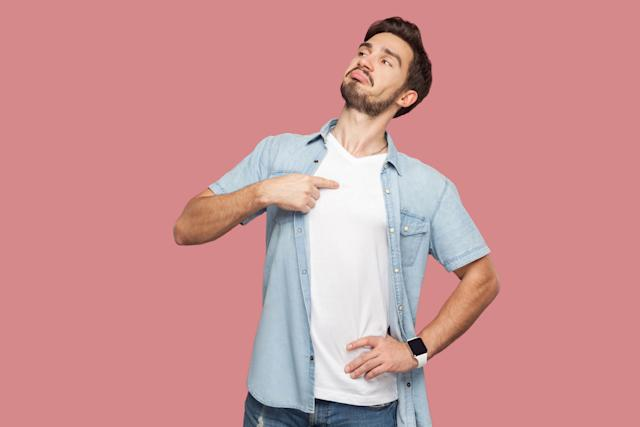
#> input picture data/2-persona.jpg, 640 x 427 px, found by its file name
$ jupyter execute segmentacion-hsv.ipynb
#> lines starting #> are read from the running program, lines starting #| are printed output that depends on the picture; after the words box and inside, x2 and y2 are one past the last pixel; in counts of white or black regions, pixels touching at a corner belong together
# Segementación a traves de la codificación HSV

#### Carga de librerías

[cell 1]
import cv2

#### Carga de la imagen de prueba

[cell 2]
img = cv2.imread(r'..\data\2-persona.jpg')
#> img is the input picture: shape (427, 640, 3); mean B, G, R 148.2, 146.9, 205.6

#### Binalización

[cell 3]
def bin_hsv(img, h_range:list=[0,255], s_range:list=[0,255], v_range:list=[0,255], transform_hsv:bool=True):
#> called with transform_hsv = True
    if(transform_hsv):
        img_hsv = cv2.cvtColor(img, cv2.COLOR_BGR2HSV)
#> img_hsv: shape (427, 640, 3); mean H, S, V 150, 80.8, 208.7
    else:
        img_hsv = img
    h_bin = cv2.threshold(img_hsv[:,:,0],h_range[0],255,0)[1]*cv2.threshold(img_hsv[:,:,0],h_range[1],1,cv2.THRESH_BINARY_INV)[1]
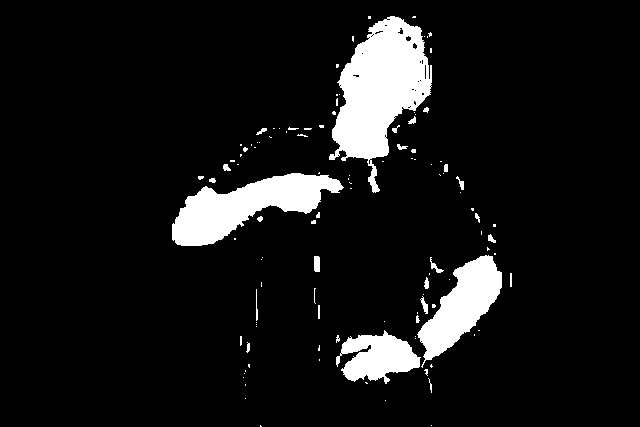
#> h_bin: shape (427, 640); 8.6% white; 113 white regions (85 under 20 px), largest, box (x1, y1, x2, y2) and area: (329, 16, 432, 193) 9257, (172, 173, 344, 246) 6026, (417, 255, 502, 368) 4211
    s_bin = cv2.threshold(img_hsv[:,:,1],s_range[0],1,0)[1]*cv2.threshold(img_hsv[:,:,1],s_range[1],1,cv2.THRESH_BINARY_INV)[1]
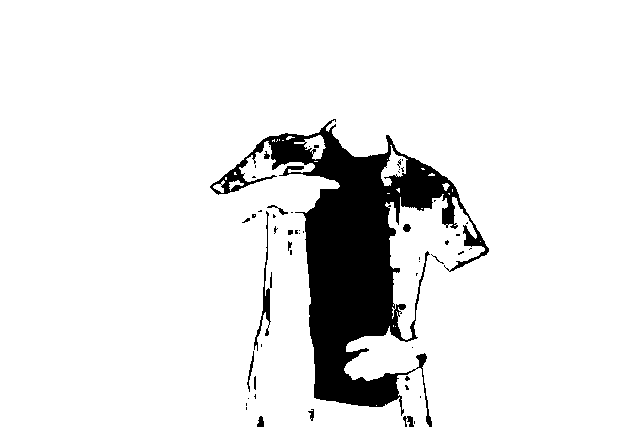
#> s_bin: shape (427, 640); values 0 (black) and 1 (white), 90.7% white; 54 black regions (41 under 20 px), largest, box (x1, y1, x2, y2) and area: (210, 119, 489, 427) 24312, (254, 211, 271, 351) 423, (247, 351, 254, 392) 78
    v_bin = cv2.threshold(img_hsv[:,:,2],v_range[0],1,0)[1]*cv2.threshold(img_hsv[:,:,2],v_range[1],1,cv2.THRESH_BINARY_INV)[1]
#> v_bin: shape (427, 640); every value is 1
    return h_bin * s_bin * v_bin
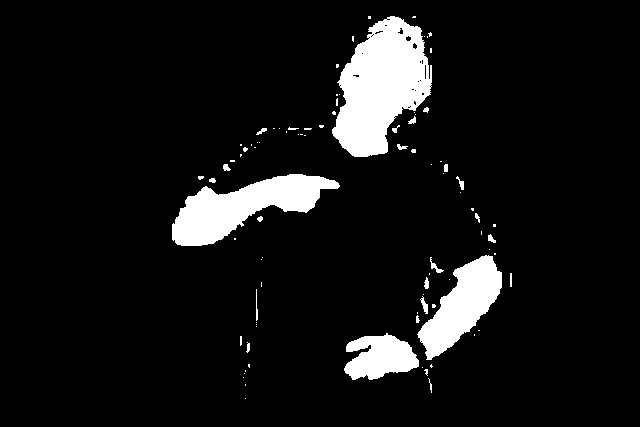
#> returned value: shape (427, 640); 8.1% white; 90 white regions (65 under 20 px), largest, box (x1, y1, x2, y2) and area: (332, 16, 432, 157) 8812, (172, 174, 340, 246) 5773, (417, 255, 502, 360) 4172
